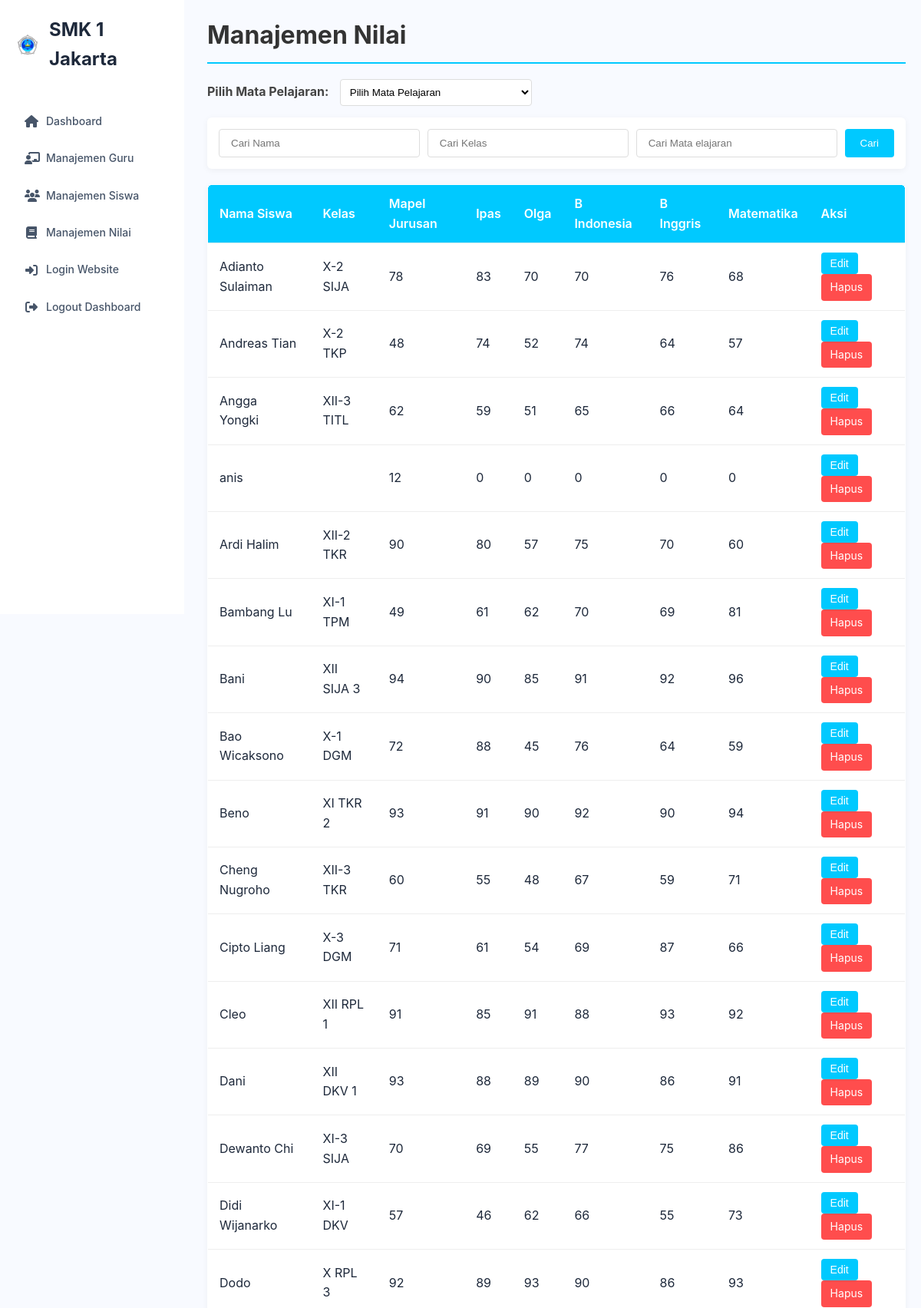
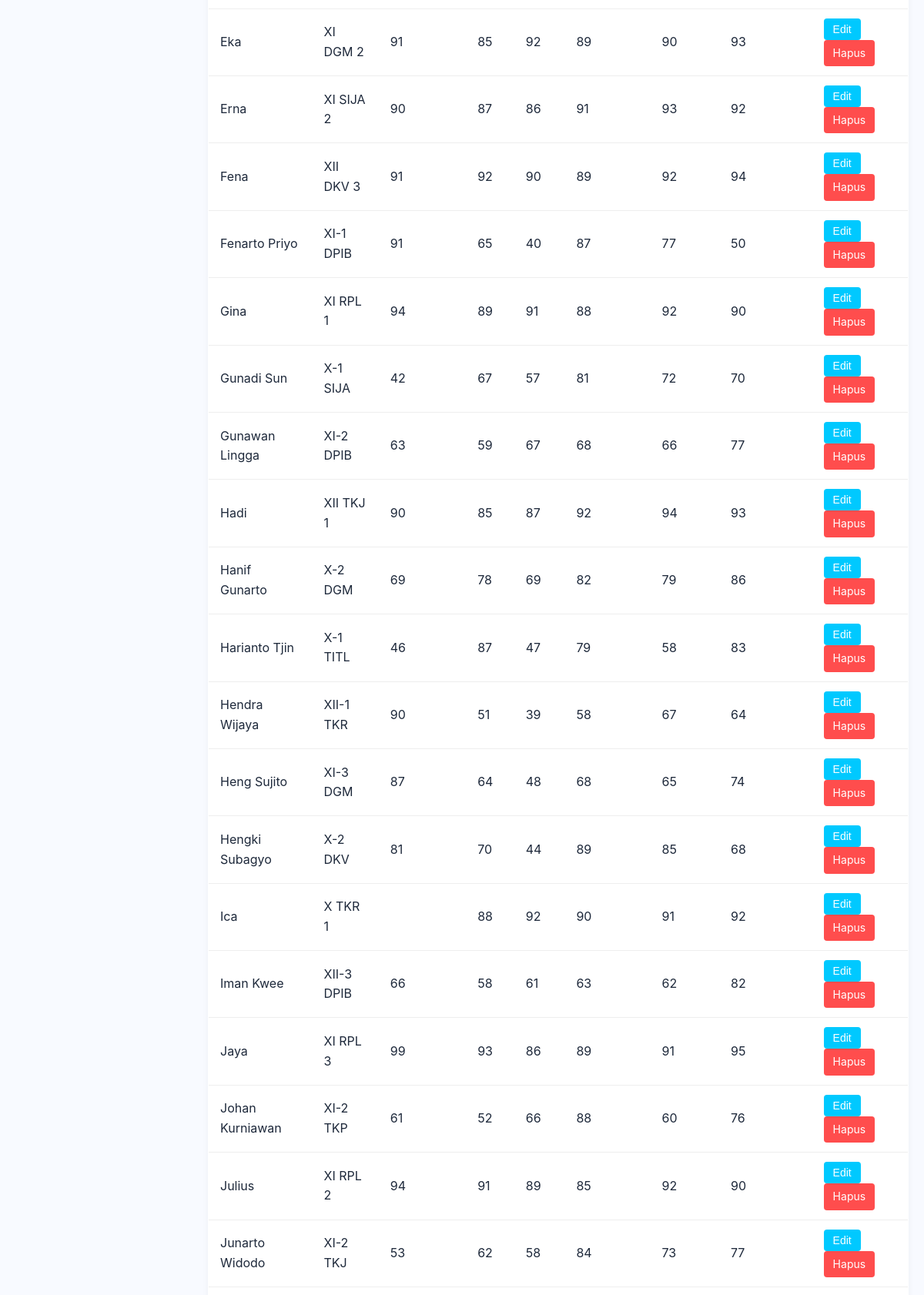
Page /datanilai.php (upper part) on the committed database (2 pictures, top to bottom).
### tables this page shows
CREATE TABLE `nilaisiswa` (
  `nama` varchar(200) NOT NULL,
  `kelas` varchar(11) NOT NULL,
  `produktif` varchar(11) NOT NULL,
  `ipas` int(11) NOT NULL,
  `olga` int(11) NOT NULL,
  `b_indo` int(11) NOT NULL,
  `b_inggris` int(11) NOT NULL,
  `matematika` int(11) NOT NULL
);

### datanilai.php (the view, shortened to what this page needs)
<?php
include 'config.php';
$searchnama = isset($_GET['searchnama']) ? $_GET['searchnama'] : '';
$searchkelas = isset($_GET['searchkelas']) ? $_GET['searchkelas'] : '';
$searchmapel_jurusan = isset($_GET['searchmapel_jurusan']) ? $_GET['searchmapel_jurusan'] : '';
$query = "SELECT * FROM nilaisiswa WHERE nama LIKE '%$searchnama%' AND kelas LIKE '%$searchkelas%' AND produktif LIKE '%$searchmapel_jurusan%'";
$result = mysqli_query($db, $query);
?>
<!DOCTYPE html>
<html lang="en">
<head>
    <link rel="stylesheet" href="https://cdnjs.cloudflare.com/ajax/libs/font-awesome/6.4.0/css/all.min.css">
    <link rel="stylesheet" href="css/datanilai.css?=v16">
</head>
<body>
    <div class="dashboard">
        <div class="sidebar">
            <div class="sidebar-logo">
                <img src="img/smkn1-jakarta.png" alt="SMK 1 Jakarta Logo">
                <h2>SMK 1 Jakarta</h2>
            </div>
            <ul class="sidebar-menu">
                <li><a href="dashboard.php"><i class="fas fa-home"></i> Dashboard</a></li>
                <li><a href="dataguru.php"><i class="fas fa-chalkboard-teacher"></i> Manajemen Guru</a></li>
                <li><a href="datasiswa.php"><i class="fas fa-users"></i> Manajemen Siswa</a></li>
                <li><a href="datanilai.php" class="active"><i class="fas fa-book"></i> Manajemen Nilai</a></li>
                <li><a href="tmpawal.php"><i class="fas fa-sign-in-alt"></i> Login Website</a></li>
                <li><a href="landingp.php"><i class="fas fa-sign-out-alt"></i> Logout Dashboard</a></li>
            </ul>
        </div>
        <div class="main-content">
            <h1>Manajemen Nilai</h1>
            <div style="margin-bottom: 15px;">
                <label for="mapelSelector"><strong>Pilih Mata Pelajaran:</strong></label>
                <select id="mapelSelector" onchange="showTambahButton()" style="padding: 8px; margin-right: 10px; border-radius: 4px; border: 1px solid #ddd;">
                    <option value=""> Pilih Mata Pelajaran </option>
                </select>
            </div>
            <form method="GET" action="" class="search-box">
                <input type="text" name="searchnama" placeholder="Cari Nama" value="<?php echo $searchnama; ?>">
                <input type="text" name="searchkelas" placeholder="Cari Kelas" value="<?php echo $searchkelas; ?>">
                <input type="text" name="searchmapel_jurusan" placeholder="Cari Mata elajaran" value="<?php echo $searchmapel_jurusan; ?>">
                <button type="submit">Cari</button>
            </form>
            <table class="nilai-table" id="nilaiTable" border="1">
                <thead>
                    <tr>
                        <th>Nama Siswa</th>
                        <th>Kelas</th>
                        <th>Mapel Jurusan</th>
                        <th>Ipas</th>
                        <th>Olga</th>
                        <th>B Indonesia</th>
                        <th>B Inggris</th>
                        <th>Matematika</th>
                        <th>Aksi</th>
                    </tr>
                </thead>
                <tbody>
                    <?php while ($row = mysqli_fetch_assoc($result)) { ?>
                        <tr>
                            <td><?php echo $row['nama']; ?></td>
                            <td><?php echo $row['kelas']; ?></td>
                            <td><?php echo $row['produktif']; ?></td>
                            <td><?php echo $row['ipas']; ?></td>
                            <td><?php echo $row['olga']; ?></td>
                            <td><?php echo $row['b_indo']; ?></td>
                            <td><?php echo $row['b_inggris']; ?></td>
                            <td><?php echo $row['matematika']; ?></td>
                            <td>
                                <button onclick="editNilai('<?php echo $row['nama']; ?>', '<?php echo $row['kelas']; ?>', '<?php echo $row['produktif']; ?>', '<?php echo $row['ipas']; ?>', '<?php echo $row['olga']; ?>', '<?php echo $row['b_indo']; ?>', '<?php echo $row['b_inggris']; ?>', '<?php echo $row['matematika']; ?>')">Edit</button>
                                <a href="?hapus=<?php echo $row['nama']; ?>" onclick="return confirm('Yakin ingin menghapus?');">Hapus</a>
                            </td>
                        </tr>
                    <?php } ?>
                </tbody>
            </table>
        </div>
    </div>
</body>
</html>

### css/datanilai.css (style rules this page uses)
:root { --primary: #00c9ff; --secondary: #ff6b00; --light: #f8faff; --dark: #1a1a1a; --gray: #f0f0f0; --accent: #00c9ff; --text-color: #1e293b; --border-color: #e2e8f0; --hover-color: #f1f5f9; --shadow-color: rgba(0, 0, 0, 0.05); --primary-color: #2563eb; --secondary-color: #475569; --background-color: #ffffff; --text-color: #1e293b; --border-color: #e2e8f0; --hover-color: #f1f5f9; --shadow-color: rgba(0, 0, 0, 0.05); --accent-color: #3b82f6; }
* { margin: 0; padding: 0; box-sizing: border-box; }
body { font-family: 'Inter', 'Roboto', sans-serif; background-color: var(--light); color: var(--text-color); line-height: 1.6; }
.dashboard { display: flex; height: 100vh; }
.sidebar { width: 240px; background-color: white; padding: 20px; height: 100vh; position: fixed; left: 0; top: 0; overflow-y: auto; }
.sidebar-logo { display: flex; align-items: center; margin-bottom: 40px; }
.sidebar-logo img { width: 32px; height: 32px; margin-right: 12px; }
.sidebar-menu { list-style: none; }
.sidebar-menu li { margin-bottom: 6px; }
.sidebar-menu a { text-decoration: none; color: var(--secondary-color); display: flex; align-items: center; padding: 10px 12px; border-radius: 6px; transition: all 0.2s; font-weight: 500; font-size: 14px; }
.sidebar-menu a i { margin-right: 10px; width: 18px; text-align: center; font-size: 16px; color: var(--secondary-color); }
.main-content { flex: 1; padding: 20px; margin-left: 250px; }
.main-content h1 { color: #333; margin-bottom: 20px; padding-bottom: 10px; border-bottom: 2px solid var(--primary); }
#mapelSelector { padding: 10px; border-radius: 4px; border: 1px solid #ddd; background-color: white; min-width: 250px; cursor: pointer; transition: border-color 0.3s; }
label[for="mapelSelector"] { font-weight: 600; color: #444; margin-right: 10px; }
.search-box { display: flex; gap: 10px; flex-wrap: wrap; margin-bottom: 20px; padding: 15px; background-color: white; border-radius: 6px; box-shadow: 0 2px 8px rgba(0, 0, 0, 0.05); }
.search-box input[type="text"] { padding: 10px 15px; border: 1px solid #ddd; border-radius: 4px; flex-grow: 1; min-width: 180px; transition: border-color 0.3s; }
.search-box button[type="submit"] { background-color: var(--primary); color: white; border: none; padding: 10px 20px; border-radius: 4px; cursor: pointer; transition: background-color 0.3s; }
table { width: 100%; border-collapse: collapse; background-color: white; box-shadow: 0 2px 8px rgba(0, 0, 0, 0.05); border-radius: 6px; overflow: hidden; margin-bottom: 20px; }
table th, table td { padding: 12px 15px; text-align: left; border-bottom: 1px solid #eee; border-right: none; border-left: none; }
table th { background-color: #00c9ff; font-weight: 600; color: white; position: sticky; top: 0; }
table td button, table td a { background-color: var(--primary); color: white; border: none; padding: 6px 12px; border-radius: 4px; margin-right: 5px; cursor: pointer; text-decoration: none; display: inline-block; font-size: 14px; transition: background-color 0.3s; }
table td a { background-color: #f56e20; }
.nilai-table td button, .nilai-table td a { background-color: var(--primary); color: white; border: none; padding: 6px 12px; border-radius: 4px; margin-right: 5px; cursor: pointer; text-decoration: none; display: inline-block; font-size: 14px; transition: background-color 0.3s; }
.nilai-table td a { background-color: #ff4d4d; }

### rows in the picture
nilaisiswa: nama "Adianto Sulaiman", kelas "X-2 SIJA", produktif "78", ipas "83", olga "70", b_indo "70", b_inggris "76", matematika "68"
nilaisiswa: nama "Andreas Tian", kelas "X-2 TKP", produktif "48", ipas "74", olga "52", b_indo "74", b_inggris "64", matematika "57"
nilaisiswa: nama "Angga Yongki", kelas "XII-3 TITL", produktif "62", ipas "59", olga "51", b_indo "65", b_inggris "66", matematika "64"
nilaisiswa: nama "anis", produktif "12", ipas "0", olga "0", b_indo "0", b_inggris "0", matematika "0"
nilaisiswa: nama "Ardi Halim", kelas "XII-2 TKR", produktif "90", ipas "80", olga "57", b_indo "75", b_inggris "70", matematika "60"
nilaisiswa: nama "Bambang Lu", kelas "XI-1 TPM", produktif "49", ipas "61", olga "62", b_indo "70", b_inggris "69", matematika "81"
nilaisiswa: nama "Bani", kelas "XII SIJA 3", produktif "94", ipas "90", olga "85", b_indo "91", b_inggris "92", matematika "96"
nilaisiswa: nama "Bao Wicaksono", kelas "X-1 DGM", produktif "72", ipas "88", olga "45", b_indo "76", b_inggris "64", matematika "59"
nilaisiswa: nama "Beno", kelas "XI TKR 2", produktif "93", ipas "91", olga "90", b_indo "92", b_inggris "90", matematika "94"
nilaisiswa: nama "Cheng Nugroho", kelas "XII-3 TKR", produktif "60", ipas "55", olga "48", b_indo "67", b_inggris "59", matematika "71"
nilaisiswa: nama "Cipto Liang", kelas "X-3 DGM", produktif "71", ipas "61", olga "54", b_indo "69", b_inggris "87", matematika "66"
nilaisiswa: nama "Cleo", kelas "XII RPL 1", produktif "91", ipas "85", olga "91", b_indo "88", b_inggris "93", matematika "92"
nilaisiswa: nama "Dani", kelas "XII DKV 1", produktif "93", ipas "88", olga "89", b_indo "90", b_inggris "86", matematika "91"
nilaisiswa: nama "Dewanto Chi", kelas "XI-3 SIJA", produktif "70", ipas "69", olga "55", b_indo "77", b_inggris "75", matematika "86"
nilaisiswa: nama "Didi Wijanarko", kelas "XI-1 DKV", produktif "57", ipas "46", olga "62", b_indo "66", b_inggris "55", matematika "73"
nilaisiswa: nama "Dodo", kelas "X RPL 3", produktif "92", ipas "89", olga "93", b_indo "90", b_inggris "86", matematika "93"
nilaisiswa: nama "Eka", kelas "XI DGM 2", produktif "91", ipas "85", olga "92", b_indo "89", b_inggris "90", matematika "93"
nilaisiswa: nama "Erna", kelas "XI SIJA 2", produktif "90", ipas "87", olga "86", b_indo "91", b_inggris "93", matematika "92"
nilaisiswa: nama "Fena", kelas "XII DKV 3", produktif "91", ipas "92", olga "90", b_indo "89", b_inggris "92", matematika "94"
nilaisiswa: nama "Fenarto Priyo", kelas "XI-1 DPIB", produktif "91", ipas "65", olga "40", b_indo "87", b_inggris "77", matematika "50"
nilaisiswa: nama "Gina", kelas "XI RPL 1", produktif "94", ipas "89", olga "91", b_indo "88", b_inggris "92", matematika "90"
nilaisiswa: nama "Gunadi Sun", kelas "X-1 SIJA", produktif "42", ipas "67", olga "57", b_indo "81", b_inggris "72", matematika "70"
nilaisiswa: nama "Gunawan Lingga", kelas "XI-2 DPIB", produktif "63", ipas "59", olga "67", b_indo "68", b_inggris "66", matematika "77"
nilaisiswa: nama "Hadi", kelas "XII TKJ 1", produktif "90", ipas "85", olga "87", b_indo "92", b_inggris "94", matematika "93"
nilaisiswa: nama "Hanif Gunarto", kelas "X-2 DGM", produktif "69", ipas "78", olga "69", b_indo "82", b_inggris "79", matematika "86"
nilaisiswa: nama "Harianto Tjin", kelas "X-1 TITL", produktif "46", ipas "87", olga "47", b_indo "79", b_inggris "58", matematika "83"
nilaisiswa: nama "Hendra Wijaya", kelas "XII-1 TKR", produktif "90", ipas "51", olga "39", b_indo "58", b_inggris "67", matematika "64"
nilaisiswa: nama "Heng Sujito", kelas "XI-3 DGM", produktif "87", ipas "64", olga "48", b_indo "68", b_inggris "65", matematika "74"
nilaisiswa: nama "Hengki Subagyo", kelas "X-2 DKV", produktif "81", ipas "70", olga "44", b_indo "89", b_inggris "85", matematika "68"
nilaisiswa: nama "Ica", kelas "X TKR 1", ipas "88", olga "92", b_indo "90", b_inggris "91", matematika "92"
nilaisiswa: nama "Iman Kwee", kelas "XII-3 DPIB", produktif "66", ipas "58", olga "61", b_indo "63", b_inggris "62", matematika "82"
nilaisiswa: nama "Jaya", kelas "XI RPL 3", produktif "99", ipas "93", olga "86", b_indo "89", b_inggris "91", matematika "95"
nilaisiswa: nama "Johan Kurniawan", kelas "XI-2 TKP", produktif "61", ipas "52", olga "66", b_indo "88", b_inggris "60", matematika "76"
nilaisiswa: nama "Julius", kelas "XI RPL 2", produktif "94", ipas "91", olga "89", b_indo "85", b_inggris "92", matematika "90"
nilaisiswa: nama "Junarto Widodo", kelas "XI-2 TKJ", produktif "53", ipas "62", olga "58", b_indo "84", b_inggris "73", matematika "77"
